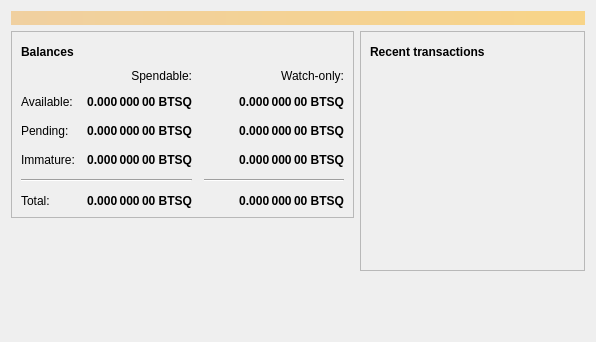
<?xml version="1.0" encoding="UTF-8"?>
<ui version="4.0">
 <class>OverviewPage</class>
 <widget class="QWidget" name="OverviewPage">
  <property name="geometry">
   <rect>
    <x>0</x>
    <y>0</y>
    <width>596</width>
    <height>342</height>
   </rect>
  </property>
  <property name="windowTitle">
   <string>Form</string>
  </property>
  <layout class="QVBoxLayout" name="topLayout">
   <item>
    <widget class="QLabel" name="labelAlerts">
     <property name="visible">
      <bool>false</bool>
     </property>
     <property name="styleSheet">
      <string notr="true">QLabel { background-color: qlineargradient(x1: 0, y1: 0, x2: 1, y2: 0, stop:0 #F0D0A0, stop:1 #F8D488); color:#000000; }</string>
     </property>
     <property name="wordWrap">
      <bool>true</bool>
     </property>
     <property name="margin">
      <number>3</number>
     </property>
     <property name="textInteractionFlags">
      <set>Qt::TextSelectableByMouse</set>
     </property>
    </widget>
   </item>
   <item>
    <layout class="QHBoxLayout" name="horizontalLayout" stretch="1,1">
     <item>
      <layout class="QVBoxLayout" name="verticalLayout_2">
       <item>
        <widget class="QFrame" name="frame">
         <property name="frameShape">
          <enum>QFrame::StyledPanel</enum>
         </property>
         <property name="frameShadow">
          <enum>QFrame::Raised</enum>
         </property>
         <layout class="QVBoxLayout" name="verticalLayout_4">
          <item>
           <layout class="QHBoxLayout" name="horizontalLayout_4">
            <item>
             <widget class="QLabel" name="label_5">
              <property name="font">
               <font>
                <weight>75</weight>
                <bold>true</bold>
               </font>
              </property>
              <property name="text">
               <string>Balances</string>
              </property>
             </widget>
            </item>
            <item>
             <widget class="QPushButton" name="labelWalletStatus">
              <property name="enabled">
               <bool>true</bool>
              </property>
              <property name="maximumSize">
               <size>
                <width>30</width>
                <height>16777215</height>
               </size>
              </property>
              <property name="toolTip">
               <string>The displayed information may be out of date. Your wallet automatically synchronizes with the Bitcoin network after a connection is established, but this process has not completed yet.</string>
              </property>
              <property name="text">
               <string/>
              </property>
              <property name="icon">
               <iconset resource="../bitcoin.qrc">
                <normaloff>:/icons/warning</normaloff>
                <disabledoff>:/icons/warning</disabledoff>:/icons/warning</iconset>
              </property>
              <property name="iconSize">
               <size>
                <width>24</width>
                <height>24</height>
               </size>
              </property>
              <property name="flat">
               <bool>true</bool>
              </property>
             </widget>
            </item>
            <item>
             <spacer name="horizontalSpacer_3">
              <property name="orientation">
               <enum>Qt::Horizontal</enum>
              </property>
              <property name="sizeHint" stdset="0">
               <size>
                <width>40</width>
                <height>20</height>
               </size>
              </property>
             </spacer>
            </item>
           </layout>
          </item>
          <item>
           <layout class="QGridLayout" name="gridLayout">
            <property name="spacing">
             <number>12</number>
            </property>
            <item row="2" column="2">
             <widget class="QLabel" name="labelWatchPending">
              <property name="font">
               <font>
                <weight>75</weight>
                <bold>true</bold>
               </font>
              </property>
              <property name="cursor">
               <cursorShape>IBeamCursor</cursorShape>
              </property>
              <property name="toolTip">
               <string>Unconfirmed transactions to watch-only addresses</string>
              </property>
              <property name="text">
               <string notr="true">0.000 000 00 BTSQ</string>
              </property>
              <property name="alignment">
               <set>Qt::AlignRight|Qt::AlignTrailing|Qt::AlignVCenter</set>
              </property>
              <property name="textInteractionFlags">
               <set>Qt::LinksAccessibleByMouse|Qt::TextSelectableByKeyboard|Qt::TextSelectableByMouse</set>
              </property>
             </widget>
            </item>
            <item row="2" column="1">
             <widget class="QLabel" name="labelUnconfirmed">
              <property name="font">
               <font>
                <weight>75</weight>
                <bold>true</bold>
               </font>
              </property>
              <property name="cursor">
               <cursorShape>IBeamCursor</cursorShape>
              </property>
              <property name="toolTip">
               <string>Total of transactions that have yet to be confirmed, and do not yet count toward the spendable balance</string>
              </property>
              <property name="text">
               <string notr="true">0.000 000 00 BTSQ</string>
              </property>
              <property name="alignment">
               <set>Qt::AlignRight|Qt::AlignTrailing|Qt::AlignVCenter</set>
              </property>
              <property name="textInteractionFlags">
               <set>Qt::LinksAccessibleByMouse|Qt::TextSelectableByKeyboard|Qt::TextSelectableByMouse</set>
              </property>
             </widget>
            </item>
            <item row="3" column="2">
             <widget class="QLabel" name="labelWatchImmature">
              <property name="font">
               <font>
                <weight>75</weight>
                <bold>true</bold>
               </font>
              </property>
              <property name="cursor">
               <cursorShape>IBeamCursor</cursorShape>
              </property>
              <property name="toolTip">
               <string>Mined balance in watch-only addresses that has not yet matured</string>
              </property>
              <property name="text">
               <string notr="true">0.000 000 00 BTSQ</string>
              </property>
              <property name="alignment">
               <set>Qt::AlignRight|Qt::AlignTrailing|Qt::AlignVCenter</set>
              </property>
              <property name="textInteractionFlags">
               <set>Qt::LinksAccessibleByMouse|Qt::TextSelectableByKeyboard|Qt::TextSelectableByMouse</set>
              </property>
             </widget>
            </item>
            <item row="4" column="0" colspan="2">
             <widget class="Line" name="line">
              <property name="orientation">
               <enum>Qt::Horizontal</enum>
              </property>
             </widget>
            </item>
            <item row="4" column="2">
             <widget class="Line" name="lineWatchBalance">
              <property name="sizePolicy">
               <sizepolicy hsizetype="Preferred" vsizetype="Fixed">
                <horstretch>0</horstretch>
                <verstretch>0</verstretch>
               </sizepolicy>
              </property>
              <property name="minimumSize">
               <size>
                <width>140</width>
                <height>0</height>
               </size>
              </property>
              <property name="orientation">
               <enum>Qt::Horizontal</enum>
              </property>
             </widget>
            </item>
            <item row="5" column="0">
             <widget class="QLabel" name="labelTotalText">
              <property name="text">
               <string>Total:</string>
              </property>
             </widget>
            </item>
            <item row="3" column="1">
             <widget class="QLabel" name="labelImmature">
              <property name="font">
               <font>
                <weight>75</weight>
                <bold>true</bold>
               </font>
              </property>
              <property name="cursor">
               <cursorShape>IBeamCursor</cursorShape>
              </property>
              <property name="toolTip">
               <string>Mined balance that has not yet matured</string>
              </property>
              <property name="text">
               <string notr="true">0.000 000 00 BTSQ</string>
              </property>
              <property name="alignment">
               <set>Qt::AlignRight|Qt::AlignTrailing|Qt::AlignVCenter</set>
              </property>
              <property name="textInteractionFlags">
               <set>Qt::LinksAccessibleByMouse|Qt::TextSelectableByKeyboard|Qt::TextSelectableByMouse</set>
              </property>
             </widget>
            </item>
            <item row="2" column="3">
             <spacer name="horizontalSpacer_2">
              <property name="orientation">
               <enum>Qt::Horizontal</enum>
              </property>
              <property name="sizeHint" stdset="0">
               <size>
                <width>40</width>
                <height>20</height>
               </size>
              </property>
             </spacer>
            </item>
            <item row="3" column="0">
             <widget class="QLabel" name="labelImmatureText">
              <property name="text">
               <string>Immature:</string>
              </property>
             </widget>
            </item>
            <item row="5" column="1">
             <widget class="QLabel" name="labelTotal">
              <property name="font">
               <font>
                <weight>75</weight>
                <bold>true</bold>
               </font>
              </property>
              <property name="cursor">
               <cursorShape>IBeamCursor</cursorShape>
              </property>
              <property name="toolTip">
               <string>Your current total balance</string>
              </property>
              <property name="text">
               <string notr="true">0.000 000 00 BTSQ</string>
              </property>
              <property name="alignment">
               <set>Qt::AlignRight|Qt::AlignTrailing|Qt::AlignVCenter</set>
              </property>
              <property name="textInteractionFlags">
               <set>Qt::LinksAccessibleByMouse|Qt::TextSelectableByKeyboard|Qt::TextSelectableByMouse</set>
              </property>
             </widget>
            </item>
            <item row="5" column="2">
             <widget class="QLabel" name="labelWatchTotal">
              <property name="font">
               <font>
                <weight>75</weight>
                <bold>true</bold>
               </font>
              </property>
              <property name="cursor">
               <cursorShape>IBeamCursor</cursorShape>
              </property>
              <property name="toolTip">
               <string>Current total balance in watch-only addresses</string>
              </property>
              <property name="text">
               <string notr="true">0.000 000 00 BTSQ</string>
              </property>
              <property name="alignment">
               <set>Qt::AlignRight|Qt::AlignTrailing|Qt::AlignVCenter</set>
              </property>
              <property name="textInteractionFlags">
               <set>Qt::LinksAccessibleByMouse|Qt::TextSelectableByKeyboard|Qt::TextSelectableByMouse</set>
              </property>
             </widget>
            </item>
            <item row="0" column="2">
             <widget class="QLabel" name="labelWatchonly">
              <property name="text">
               <string>Watch-only:</string>
              </property>
              <property name="alignment">
               <set>Qt::AlignRight|Qt::AlignTrailing|Qt::AlignVCenter</set>
              </property>
             </widget>
            </item>
            <item row="1" column="0">
             <widget class="QLabel" name="labelBalanceText">
              <property name="text">
               <string>Available:</string>
              </property>
             </widget>
            </item>
            <item row="1" column="1">
             <widget class="QLabel" name="labelBalance">
              <property name="font">
               <font>
                <weight>75</weight>
                <bold>true</bold>
               </font>
              </property>
              <property name="cursor">
               <cursorShape>IBeamCursor</cursorShape>
              </property>
              <property name="toolTip">
               <string>Your current spendable balance</string>
              </property>
              <property name="text">
               <string notr="true">0.000 000 00 BTSQ</string>
              </property>
              <property name="alignment">
               <set>Qt::AlignRight|Qt::AlignTrailing|Qt::AlignVCenter</set>
              </property>
              <property name="textInteractionFlags">
               <set>Qt::LinksAccessibleByMouse|Qt::TextSelectableByKeyboard|Qt::TextSelectableByMouse</set>
              </property>
             </widget>
            </item>
            <item row="1" column="2">
             <widget class="QLabel" name="labelWatchAvailable">
              <property name="font">
               <font>
                <weight>75</weight>
                <bold>true</bold>
               </font>
              </property>
              <property name="cursor">
               <cursorShape>IBeamCursor</cursorShape>
              </property>
              <property name="toolTip">
               <string>Your current balance in watch-only addresses</string>
              </property>
              <property name="text">
               <string notr="true">0.000 000 00 BTSQ</string>
              </property>
              <property name="alignment">
               <set>Qt::AlignRight|Qt::AlignTrailing|Qt::AlignVCenter</set>
              </property>
              <property name="textInteractionFlags">
               <set>Qt::LinksAccessibleByMouse|Qt::TextSelectableByKeyboard|Qt::TextSelectableByMouse</set>
              </property>
             </widget>
            </item>
            <item row="2" column="0">
             <widget class="QLabel" name="labelPendingText">
              <property name="text">
               <string>Pending:</string>
              </property>
             </widget>
            </item>
            <item row="0" column="1">
             <widget class="QLabel" name="labelSpendable">
              <property name="text">
               <string>Spendable:</string>
              </property>
              <property name="alignment">
               <set>Qt::AlignRight|Qt::AlignTrailing|Qt::AlignVCenter</set>
              </property>
             </widget>
            </item>
           </layout>
          </item>
         </layout>
        </widget>
       </item>
       <item>
        <spacer name="verticalSpacer">
         <property name="orientation">
          <enum>Qt::Vertical</enum>
         </property>
         <property name="sizeHint" stdset="0">
          <size>
           <width>20</width>
           <height>40</height>
          </size>
         </property>
        </spacer>
       </item>
      </layout>
     </item>
     <item>
      <layout class="QVBoxLayout" name="verticalLayout_3">
       <item>
        <widget class="QFrame" name="frame_2">
         <property name="frameShape">
          <enum>QFrame::StyledPanel</enum>
         </property>
         <property name="frameShadow">
          <enum>QFrame::Raised</enum>
         </property>
         <layout class="QVBoxLayout" name="verticalLayout">
          <item>
           <layout class="QHBoxLayout" name="horizontalLayout_2">
            <item>
             <widget class="QLabel" name="label_4">
              <property name="font">
               <font>
                <weight>75</weight>
                <bold>true</bold>
               </font>
              </property>
              <property name="text">
               <string>Recent transactions</string>
              </property>
             </widget>
            </item>
            <item>
             <widget class="QPushButton" name="labelTransactionsStatus">
              <property name="enabled">
               <bool>true</bool>
              </property>
              <property name="maximumSize">
               <size>
                <width>30</width>
                <height>16777215</height>
               </size>
              </property>
              <property name="toolTip">
               <string>The displayed information may be out of date. Your wallet automatically synchronizes with the Bitcoin network after a connection is established, but this process has not completed yet.</string>
              </property>
              <property name="text">
               <string/>
              </property>
              <property name="icon">
               <iconset resource="../bitcoin.qrc">
                <normaloff>:/icons/warning</normaloff>
                <disabledoff>:/icons/warning</disabledoff>:/icons/warning</iconset>
              </property>
              <property name="iconSize">
               <size>
                <width>24</width>
                <height>24</height>
               </size>
              </property>
              <property name="flat">
               <bool>true</bool>
              </property>
             </widget>
            </item>
            <item>
             <spacer name="horizontalSpacer">
              <property name="orientation">
               <enum>Qt::Horizontal</enum>
              </property>
              <property name="sizeHint" stdset="0">
               <size>
                <width>40</width>
                <height>20</height>
               </size>
              </property>
             </spacer>
            </item>
           </layout>
          </item>
          <item>
           <widget class="QListView" name="listTransactions">
            <property name="styleSheet">
             <string notr="true">QListView { background: transparent; }</string>
            </property>
            <property name="frameShape">
             <enum>QFrame::NoFrame</enum>
            </property>
            <property name="verticalScrollBarPolicy">
             <enum>Qt::ScrollBarAlwaysOff</enum>
            </property>
            <property name="horizontalScrollBarPolicy">
             <enum>Qt::ScrollBarAlwaysOff</enum>
            </property>
            <property name="selectionMode">
             <enum>QAbstractItemView::NoSelection</enum>
            </property>
           </widget>
          </item>
         </layout>
        </widget>
       </item>
       <item>
        <spacer name="verticalSpacer_2">
         <property name="orientation">
          <enum>Qt::Vertical</enum>
         </property>
         <property name="sizeHint" stdset="0">
          <size>
           <width>20</width>
           <height>40</height>
          </size>
         </property>
        </spacer>
       </item>
      </layout>
     </item>
    </layout>
   </item>
  </layout>
 </widget>
 <resources/>
 <connections/>
</ui>
